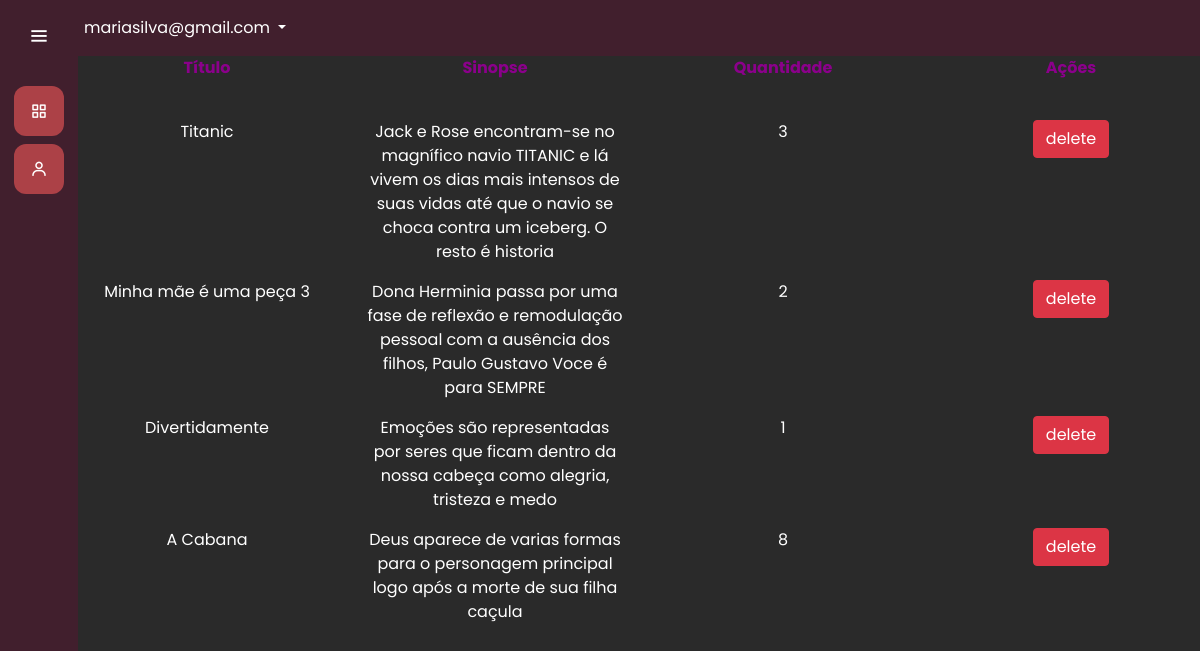
/funcionarios/consulta/ (signed in), run on the app's committed database.
### usuarios/models.py (models this page shows)
class Users(AbstractUser):
    choices_perfil = (("C", 'Cliente'), ("F", 'Funcionario'))
    perfil = models.CharField(max_length=1, choices = choices_perfil)
    def __str__(self) -> str:
        return self.username

### dvds/models.py (models this page shows, shortened)
class DVD(models.Model):
    titulo = models.CharField(max_length=50)
    sinopse = models.CharField(max_length=500)
    quantidade = models.IntegerField(default=1)
    caminho_imagem = models.CharField(max_length=500, default='../templates/static/dvds/img/default.png')
    lista_espera_dvd = models.CharField(max_length=255)

### funcionarios/views.py (the view)
# urls.py: path('consulta/', views.consulta, name="consulta-estoque")
@has_permission_decorator('consulta_funcionarios')
def consulta(request):
    lista = DVD.objects.all()
    context = {
        'lista' : lista,
    }
    return render(request, 'estoque.html', context)

### funcionarios/templates/estoque.html (shortened to what this page needs)
{% extends "base.html" %}
{% load static %}
{% block 'head' %}
    <link rel="stylesheet" href="{% static 'clientes/css/clientes.css' %}">
{% endblock %}
{% block 'dashboard' %}
    <div class="row">
        <div class="col-md text-center cabecalho">
            <p> Título </p>
        </div>
        <div class="col-md text-center cabecalho">
            <p> Sinopse </p>
        </div>
        <div class="col-md text-center cabecalho">
            <p> Quantidade </p>
        </div>
        <div class="col-md text-center cabecalho">
            <p> Ações </p>
        </div>
    </div>
    <br>
    {%for dvd in lista%}
        {%if dvd.quantidade >= 0%}
            <div class="row">
                <div class="col-md text-center">
                    <p> {{dvd.titulo}} </p>
                </div>
                <br>
                <div class="col-md text-center">
                    <p> {{dvd.sinopse}} </p>
                </div>
                <br>
                <div class="col-md text-center">
                    <p> {{dvd.quantidade}} </p>
                </div>
                <br>
                <div class="col-md text-center">
                    <form action="{% url 'deletar-dvd'%}" method="POST">{% csrf_token %}
                        <input type="submit" value="delete" class="btn btn-danger"/>
                    </form>
                </div>
                <br>
            </div>
        {%endif%}
    {% endfor %}
{% endblock %}

### templates/base.html (shortened to what this page needs)
{% load static %}
<!doctype html>
<html lang="pt-BR">
  <head>
    <link rel="stylesheet" href="https://cdn.jsdelivr.net/npm/bootstrap@4.6.1/dist/css/bootstrap.min.css">
    <link rel="stylesheet" href="{% static 'general/css/base.css' %}">
    <link rel="stylesheet" href="{% static 'general/css/general.css' %}">
    <link href='https://unpkg.com/boxicons@2.0.7/css/boxicons.min.css' rel='stylesheet'>
    {% block 'head' %}{% endblock %}
  </head>
  <body>
    <div class="sidebar">
        <div class="logo-details">
            <i class='bx bx-menu' id="btn" ></i>
        </div>
        <ul class="nav-list">
          <li>
            <a href="{% url 'home_funcionarios'%}">
              <i class='bx bx-grid-alt'></i>
            </a>
          </li>
          <li>
          <a href="{% url 'clientes' %}">
            <i class='bx bx-user' ></i>
          </a>
        </li>
        </ul>
      </div>
      {%if request.user.is_authenticated%}
        <nav class="navbar navbar-expand-lg navbar-light" style="background-color: #411f2d; margin-left: 5%;">
          <div class="collapse navbar-collapse" id="navbarNavDropdown">
            <ul class="navbar-nav" st>
              <li class="nav-item dropdown">
                <a class="nav-link dropdown-toggle" style="color: #fff;" href="#" id="navbarDropdownMenuLink" role="button" data-toggle="dropdown" aria-haspopup="true" aria-expanded="false">
                {{request.user}}
                </a>
              </li>
            </ul>
          </div>
        </nav>
      {%endif %}
      <section class="home-section">
          {% block 'dashboard'%}
          {% endblock %}
      </section>
  </body>
</html>

### templates/static/general/css/base.css (style rules this page uses)
* { margin: 0; padding: 0; box-sizing: border-box; font-family: "Poppins" , sans-serif; }
.sidebar { position: fixed; left: 0; top: 0; height: 100%; width: 78px; background: var(--dark-color); padding: 6px 14px; z-index: 99; transition: all 0.5s ease; }
.sidebar .logo-details { height: 60px; display: flex; align-items: center; position: relative; }
.sidebar .logo-details #btn { position: absolute; top: 50%; right: 0; transform: translateY(-50%); font-size: 22px; transition: all 0.4s ease; font-size: 23px; text-align: center; cursor: pointer; transition: all 0.5s ease; }
.sidebar i { color: #fff; height: 60px; min-width: 50px; font-size: 28px; text-align: center; line-height: 60px; }
.sidebar .nav-list { margin-top: 20px; height: 100%; }
.sidebar li { position: relative; margin: 8px 0; list-style: none; }
.sidebar li a { display: flex; height: 100%; width: 100%; border-radius: 12px; align-items: center; text-decoration: none; transition: all 0.4s ease; background: var(--main-color); }
.sidebar li i { height: 50px; line-height: 50px; font-size: 18px; border-radius: 12px; }
.home-section { position: relative; min-height: 100vh; top: 0; background: #2A2A2A; left: 78px; color: white; width: calc(100% - 78px); transition: all 0.5s ease; z-index: 2; }

### templates/static/general/css/general.css (style rules this page uses)
:root { --main-color: #ac4147; --dark-color: #411f2d; --light-color: #ffc27f; --contrast-color: #f88863; --differential-color: #ffe29a; }

### templates/static/clientes/css/clientes.css (style rules this page uses)
.cabecalho { color: #8B008B; font-weight: bold; }

### data on the page
Users: user "mariasilva@gmail.com"
DVD: titulo "Titanic", sinopse "Jack e Rose encontram-se no magnífico navio TITANIC e lá vivem os dias mais intensos de suas vidas até que o navio se choca contra um iceberg. O resto é historia", quantidade "3"
DVD: titulo "Minha mãe é uma peça 3", sinopse "Dona Herminia passa por uma fase de reflexão e remodulação pessoal com a ausência dos filhos, Paulo Gustavo Voce é para SEMPRE", quantidade "2"
DVD: titulo "Divertidamente", sinopse "Emoções são representadas por seres que ficam dentro da nossa cabeça como alegria, tristeza e medo", quantidade "1"
DVD: titulo "A Cabana", sinopse "Deus aparece de varias formas para o personagem principal logo após a morte de sua filha caçula", quantidade "8"
